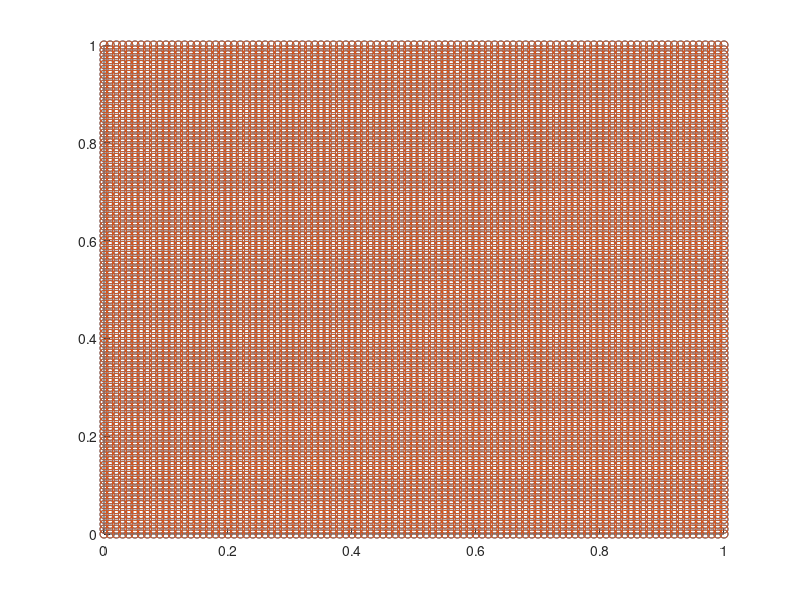

Recreate this plot in MATLAB.
x = 0:.01:1;
y = 0:.01:1;

[xx,yy] = meshgrid(x,y);
zz = xx.*yy;
Xplot = xx(:);
Yplot = yy(:);
Zplot = zz(:);
Zplot2 = Xplot+Yplot;
figure
hold on
scatter3(Xplot,Yplot,Zplot,'ro');
scatter3(Xplot,Yplot,Zplot2,'go');
hold off